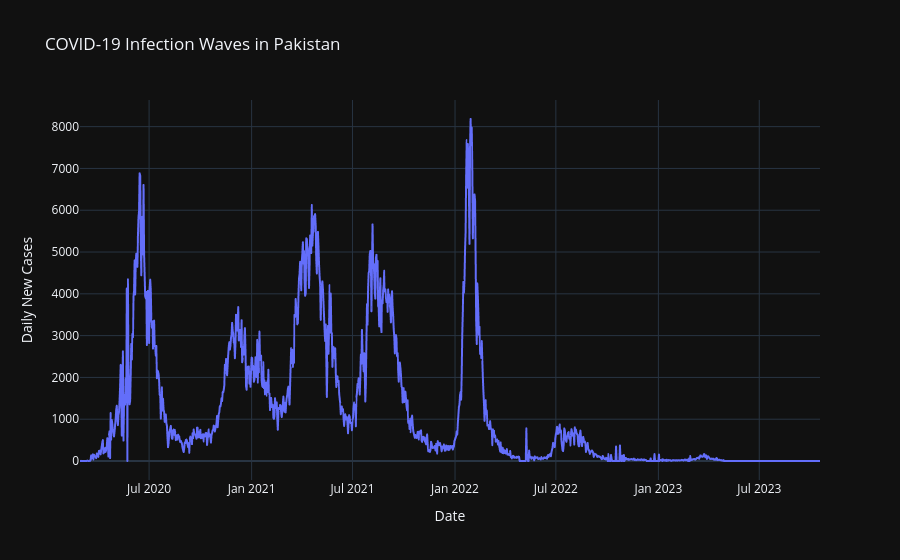

The code cell stored with this chart in its notebook:
### Markdown cell above
# Plot testing

### Code cell
fig=px.line(
        pakistan,
        x='date',
        y='new_cases',
        title='COVID-19 Infection Waves in Pakistan',
        labels={'date':'Date','new_cases':'Daily New Cases'},
        template='plotly_dark'
            )

fig.show()

### Figure 1 — Plotly figure (JSON) as saved in the notebook; plotly's stock layout.template omitted (floating-point values rounded to 4 significant figures; data arrays with more than 128 entries replaced by an {"elided": "..."} marker saying what was removed)
{"data": [{"hovertemplate": "Date=%{x}<br>Daily New Cases=%{y}<extra></extra>", "legendgroup": "", "line": {"color": "#636efa", "dash": "solid"}, "marker": {"symbol": "circle"}, "mode": "lines", "name": "", "showlegend": false, "type": "scattergl", "x": {"elided": "1329 str values"}, "xaxis": "x", "y": {"elided": "1329 float values"}, "yaxis": "y"}], "layout": {"legend": {"tracegroupgap": 0}, "title": {"text": "COVID-19 Infection Waves in Pakistan"}, "xaxis": {"anchor": "y", "domain": [0, 1], "title": {"text": "Date"}}, "yaxis": {"anchor": "x", "domain": [0, 1], "title": {"text": "Daily New Cases"}}}}
